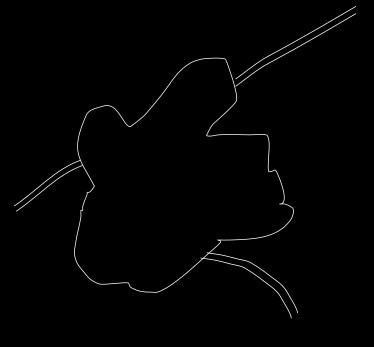
#> input picture dataset/imagen_ejemplo.jpg, 374 x 347 px
$ python -i preprocesamiento.py   (imports and definitions only)
#> lines starting #> are read from the running program, lines starting #| are printed output that depends on the picture; after the words box and inside, x2 and y2 are one past the last pixel; in counts of white or black regions, pixels touching at a corner belong together
import cv2

def preprocesar(rutaimg):
#> called with rutaimg = 'dataset/imagen_ejemplo.jpg'
    img = cv2.imread(rutaimg)
#> img is the input picture: shape (347, 374, 3); min 0, max 236, mean 2.3

    # Especifica el nuevo ancho deseado
    nueva_anchura = 300

    # Calcula la altura correspondiente para mantener la relación de aspecto
    alto_original, ancho_original = img.shape[:2]
#> alto_original = 347; ancho_original = 374
    factor_escala = nueva_anchura / ancho_original
#> factor_escala = 0.802
    nueva_altura = int(alto_original * factor_escala)
#> nueva_altura = 278

    # Redimensiona la imagen utilizando cv2.resize()
    imagen_redimensionada = cv2.resize(img, (nueva_anchura, nueva_altura))

    # Suavizar
    imagen_suavizada = cv2.GaussianBlur(imagen_redimensionada, (5, 5), 0)
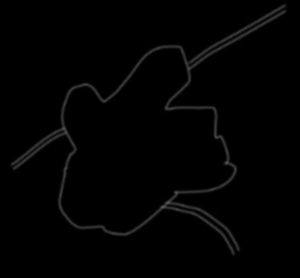
#> imagen_suavizada: shape (278, 300, 3); min 0, max 87, mean 2.3

    # Convertir la imagen a escala de grises
    gray_img = cv2.cvtColor(imagen_suavizada, cv2.COLOR_BGR2GRAY)

    # Aplica el método de Otsu para binarizar la imagen
    _, otsu_threshold = cv2.threshold(gray_img, 0, 255, cv2.THRESH_BINARY + cv2.THRESH_OTSU)
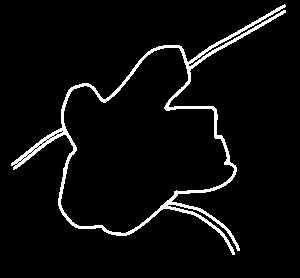
#> otsu_threshold: shape (278, 300); 4.7% white; 1 white region, box (x1, y1, x2, y2) and area: (11, 4, 286, 255) 3920

    # Aplicar el detector de bordes Canny
    canny_edges = cv2.Canny(otsu_threshold, threshold1=50, threshold2=150)
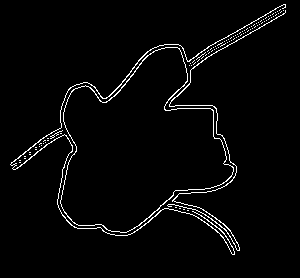
#> canny_edges: shape (278, 300); 2.8% white in thin lines or dots, all inside (x1, y1, x2, y2) = (10, 4, 286, 255)

    cv2.imshow('Imagen Preprocesada', canny_edges)
    cv2.waitKey(0)
    cv2.destroyAllWindows()

    return canny_edges

>>> result = preprocesar('dataset/imagen_ejemplo.jpg')
